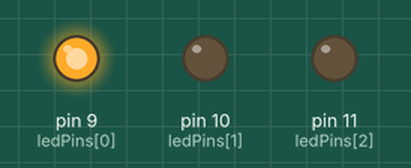
This sketch was run on a simulated Arduino Uno, built with avr-gcc and run on an emulated ATmega328P. Shown: output pins drawn as LEDs (lit = HIGH).

Above: at 0.5 s.
At 1.5 s:
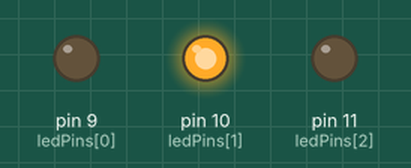
At 5.5 s:
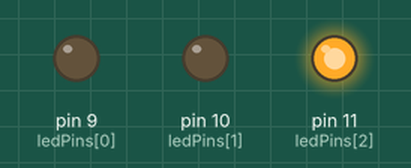
Timing chart, 0 to 6.9 s (numbered marks = the images above):
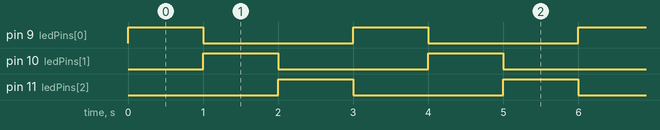

Measured:
- by itself, pin 9 (ledPins[0]), pin 10 (ledPins[1]), pin 11 (ledPins[2]): alternates HIGH for 1.0 s and LOW for 2.0 s
- by itself, everything shown: repeats every 3.0 s, in 4 steps

The sketch:

Arduino_007_RGB_Blink.ino
```cpp
/*
  RGB Blink
  Alexander Fraser
  22 May 2020

  Blinks an RGB LED through all three primary colors.

  Setup:
    - Place the RGB LED on a breadboard.
    - Attach the common cathode pin to GND.
    - Connect each of the anode pins to a curent-limiting resistor
      and then to the digital output pins used by the code.
*/

int ledPins[] = {9,10,11};
int x;

void setup() {
  // Initialize the 3 output pins using a loop.
  for(x=0; x<3; x++) {
    pinMode(ledPins[x], OUTPUT);
  }
}

void loop() {
  // Loop through each of the three pins and turn on the
  // color for 1 second each.
  for(x=0; x<3; x++) {
    digitalWrite(ledPins[x], HIGH);
    delay(1000);
    digitalWrite(ledPins[x], LOW);
  }
}
```
